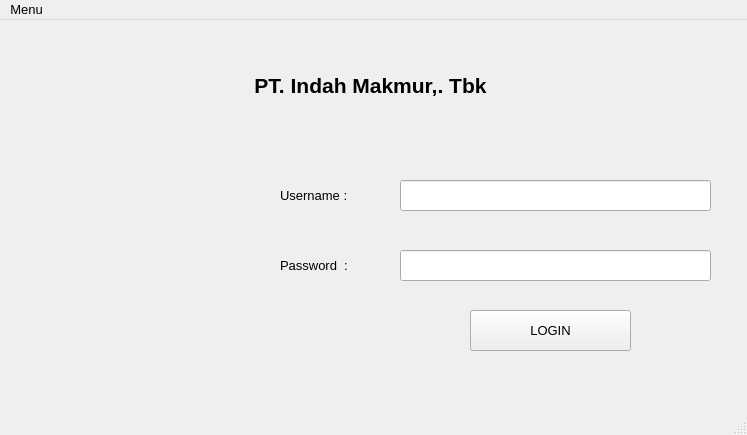
<?xml version="1.0" encoding="UTF-8"?>
<ui version="4.0">
 <class>masuk_pt</class>
 <widget class="QMainWindow" name="masuk_pt">
  <property name="geometry">
   <rect>
    <x>0</x>
    <y>0</y>
    <width>747</width>
    <height>435</height>
   </rect>
  </property>
  <property name="font">
   <font>
    <pointsize>10</pointsize>
    <weight>50</weight>
    <bold>false</bold>
   </font>
  </property>
  <property name="windowTitle">
   <string>MainWindow</string>
  </property>
  <widget class="QWidget" name="centralwidget">
   <widget class="QLabel" name="label">
    <property name="geometry">
     <rect>
      <x>50</x>
      <y>50</y>
      <width>641</width>
      <height>31</height>
     </rect>
    </property>
    <property name="font">
     <font>
      <pointsize>16</pointsize>
      <weight>75</weight>
      <bold>true</bold>
     </font>
    </property>
    <property name="text">
     <string>PT. Indah Makmur,. Tbk</string>
    </property>
    <property name="alignment">
     <set>Qt::AlignCenter</set>
    </property>
   </widget>
   <widget class="QLabel" name="label_2">
    <property name="geometry">
     <rect>
      <x>50</x>
      <y>140</y>
      <width>201</width>
      <height>151</height>
     </rect>
    </property>
    <property name="text">
     <string/>
    </property>
    <property name="pixmap">
     <pixmap>D:/Campoes/SEM.2/Struktur Data/Project Aplikasi Sederhana/pc.png</pixmap>
    </property>
    <property name="scaledContents">
     <bool>true</bool>
    </property>
   </widget>
   <widget class="QLabel" name="label_3">
    <property name="geometry">
     <rect>
      <x>280</x>
      <y>160</y>
      <width>121</width>
      <height>31</height>
     </rect>
    </property>
    <property name="text">
     <string>Username :</string>
    </property>
   </widget>
   <widget class="QLineEdit" name="lineEdit">
    <property name="geometry">
     <rect>
      <x>400</x>
      <y>160</y>
      <width>311</width>
      <height>31</height>
     </rect>
    </property>
   </widget>
   <widget class="QLabel" name="label_4">
    <property name="geometry">
     <rect>
      <x>280</x>
      <y>230</y>
      <width>121</width>
      <height>31</height>
     </rect>
    </property>
    <property name="text">
     <string>Password  :</string>
    </property>
   </widget>
   <widget class="QLineEdit" name="lineEdit_2">
    <property name="geometry">
     <rect>
      <x>400</x>
      <y>230</y>
      <width>311</width>
      <height>31</height>
     </rect>
    </property>
    <property name="echoMode">
     <enum>QLineEdit::Password</enum>
    </property>
   </widget>
   <widget class="QPushButton" name="pushButton">
    <property name="geometry">
     <rect>
      <x>470</x>
      <y>290</y>
      <width>161</width>
      <height>41</height>
     </rect>
    </property>
    <property name="text">
     <string>LOGIN</string>
    </property>
   </widget>
  </widget>
  <widget class="QMenuBar" name="menubar">
   <property name="geometry">
    <rect>
     <x>0</x>
     <y>0</y>
     <width>747</width>
     <height>26</height>
    </rect>
   </property>
   <widget class="QMenu" name="menuMenu">
    <property name="title">
     <string>Menu</string>
    </property>
    <addaction name="actionTentang_Aplikasi"/>
    <addaction name="actionKeluar"/>
   </widget>
   <addaction name="menuMenu"/>
  </widget>
  <widget class="QStatusBar" name="statusbar"/>
  <action name="actionTentang_Aplikasi">
   <property name="text">
    <string>Tentang Aplikasi</string>
   </property>
  </action>
  <action name="actionKeluar">
   <property name="text">
    <string>Keluar</string>
   </property>
  </action>
 </widget>
 <resources/>
 <connections/>
</ui>
